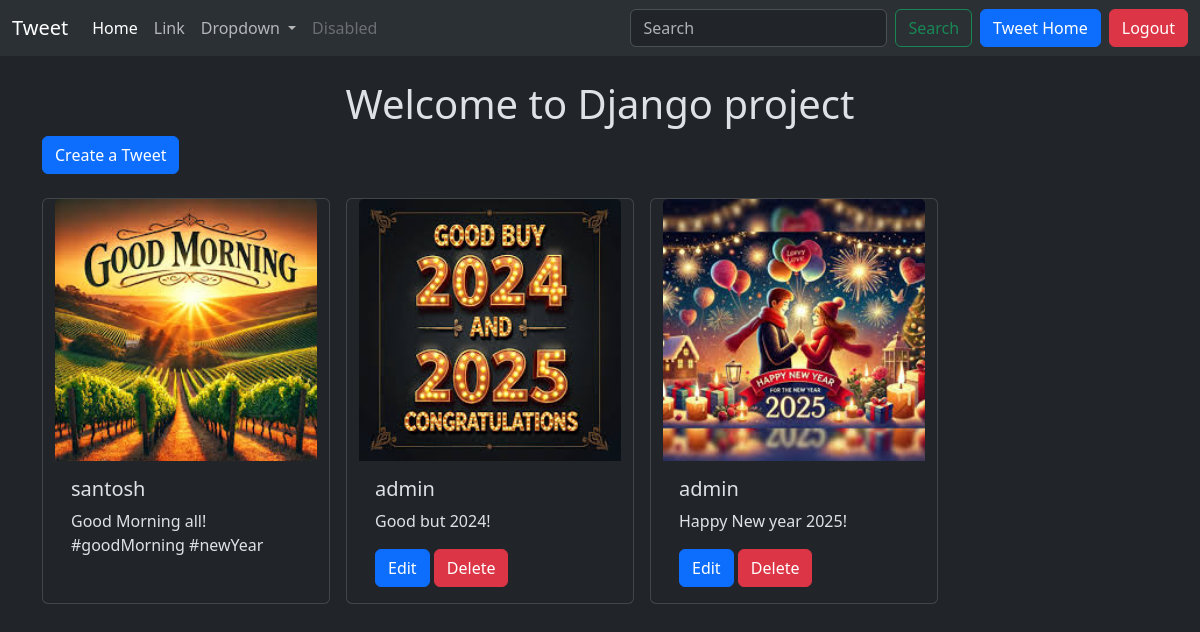
The page /tweet/ (signed in) on the database its author committed.
### tweet/models.py (models this page shows, shortened)
class Tweet(models.Model):
    user = models.ForeignKey(User,on_delete= models.CASCADE)
    text = models.TextField(max_length=240)
    photo = models.ImageField(upload_to='photos/',blank=True,null=True)
    created_at = models.DateTimeField(auto_now_add=True)
    updated_at = models.DateTimeField(auto_now=True)

### tweet/views.py (the view)
# urls.py: path('', views.tweetList, name= "tweetList"),
def tweetList(request):
    tweets = Tweet.objects.all().order_by('-created_at')
    return render(request,"tweetsList.html",{"tweets":tweets})

### tweet/templates/tweetsList.html (shortened to what this page needs)
{% extends "layout.html" %}
{% block content %}
<h1 class ="text-center mt-4">
    Welcome to Django project</h1>
    <a  class = "btn btn-primary mb-4"  href="{% url "tweetCreate" %}"> Create a Tweet</a>
    <div class="container row gap-3">
        {% for tweet in tweets %}
        <div class="card" style="width: 18rem;">
            <img src="{{tweet.photo.url}}" class="card-img-top" alt="...">
            <div class="card-body">
              <h5 class="card-title">{{tweet.user.username}}</h5>
              <p class="card-text">{{tweet.text}}</p>
              {% if tweet.user == user %}
              <a href="{% url "tweetEdit"  tweet.id %}" class="btn btn-primary">Edit</a>
              <a href="{% url "tweetDelete" tweet.id %}" class="btn btn-danger">Delete</a>
              {% endif %}
            </div>
          </div>
        {% endfor %}
    </div>
{% endblock content %}

### rows shown on the page
Tweet: photo (picture), user.username "santosh", text "Good Morning all! #goodMorning #newYear"
Tweet: photo (picture), user.username "admin", text "Good but 2024!", shows "Edit"
Tweet: photo (picture), user.username "admin", text "Happy New year 2025!", shows "Edit"
